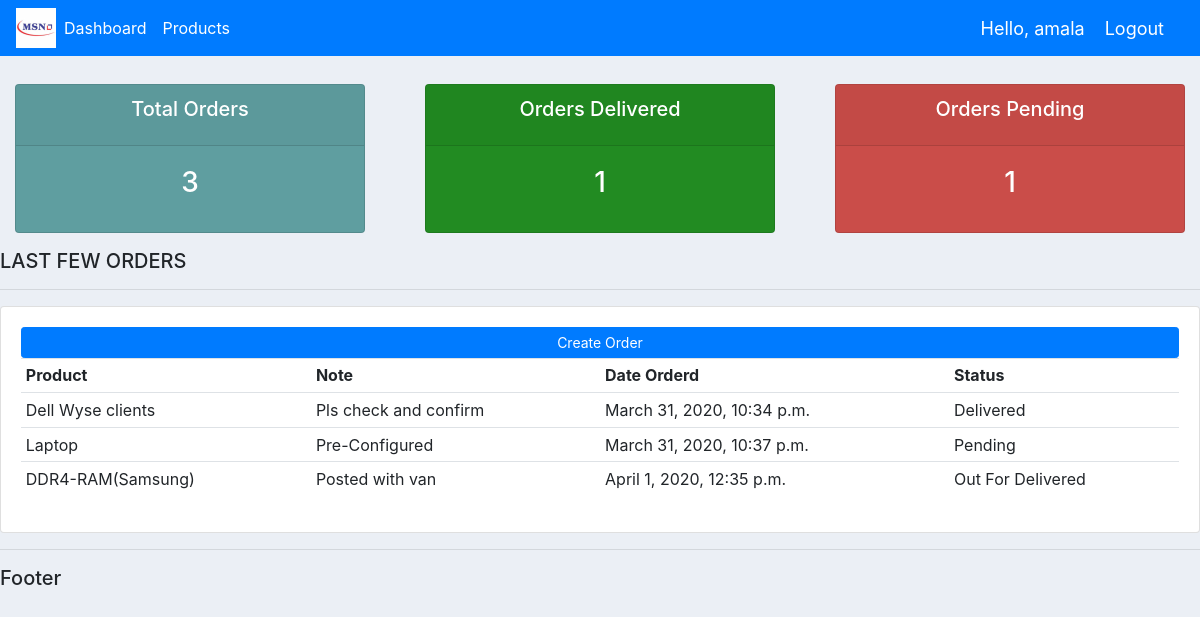
The app's page /user/ (signed in) with its own data.
### inv/models.py (models this page shows, shortened)
class Order(models.Model):
    STATUS = (
            ('Pending','Pending'),
            ('Out For Delivered', 'Out For Delivered'),
            ('Delivered', 'Delivered'),
            )
    customer = models.ForeignKey(Customer, null=True, on_delete=models.SET_NULL)
    product = models.ForeignKey(Product, null=True, on_delete=models.SET_NULL)
    date_created = models.DateTimeField(auto_now_add=True, null=True)
    status = models.CharField(max_length=200, null=True, choices=STATUS)
    note = models.CharField(max_length=1000, null=True)

class Product(models.Model):
    CATEGORY = (
              ('Indoor', 'Indoor' ),
              ('Outdoor', 'Outdoor'),
              )
    name = models.CharField(max_length=200, null=True)
    price = models.FloatField(null=True)
    category = models.CharField(max_length=200, null=True, choices=CATEGORY)
    description = models.CharField(max_length=200, null=True)
    date_created = models.DateTimeField(auto_now_add=True, null=True)
    tags = models.ManyToManyField(Tag)
    def __str__(self):
        return self.name

### inv/decorators.py (the view)
        def wrapper_func(request, *args, **kwargs):
            group = None
            if request.user.groups.exists():
                group = request.user.groups.all()[0].name
            if group in allowed_roles:
                return view_func(request, *args, **kwargs)
            else:
                return HttpResponse('You are not authorized to view this page')

### inv/views.py (called while the page is built)
@login_required(login_url='login')
@allowed_users(allowed_roles=['customer'])
def userPage(request):
    orders = request.user.customer.order_set.all()
    total_orders = orders.count()
    delivered = orders.filter(status='Delivered').count()
    pending = orders.filter(status='Pending').count()
    context = {'orders':orders, 'total_orders':total_orders, 'delivered':delivered,
     'pending':pending}
    return render(request, 'user.html', context)

### inv/templates/user.html (shortened to what this page needs)
{% extends 'main.html' %}
{% block content %}
{% include 'status.html' %}
<div class="row">
  <div class="col-md">
    <h5>LAST FEW ORDERS</h5>
    <hr>
    <div class="card card-body">
      <a class="btn btn-primary  btn-sm btn-block" href="">Create Order</a>
      <table class="table table-sm">
        <tr>
          <th>Product</th>
          <th>Note</th>
          <th>Date Orderd</th>
          <th>Status</th>
        </tr>
        {% for order in orders %}
        <tr>
          <td>{{order.product}}</td>
          <td>{{order.note}}</td>
          <td>{{order.date_created}}</td>
          <td>{{order.status}}</td>
        </tr>
        {% endfor %}
      </table>
    </div>
  </div>
</div>
{% endblock content %}

### inv/templates/main.html (shortened to what this page needs)
{% load static %}
<!DOCTYPE html>
<html>
<head>
    <link rel="stylesheet" href="https://stackpath.bootstrapcdn.com/bootstrap/4.4.1/css/bootstrap.min.css">
  <link rel="stylesheet"  type="text/css" href="{% static '/css/main.css' %}">
  <body>
    {% include 'navbar.html' %}
    {% block content %}
    {% endblock  %}
    <hr>
    <h5>Footer</h5>
  </body>
  </html>

### inv/templates/navbar.html (shortened to what this page needs)
{% load static %}
<nav class="navbar navbar-expand-lg navbar-dark bg-primary mb-1">
  <img src="{% static 'images/msn.png' %}">
  <div class="collapse navbar-collapse" id="navbarNavAltMarkup">
    <div class="navbar-nav">
      <a class="nav-item nav-link active" href="{% url 'home' %}">Dashboard</a>
      <a class="nav-item nav-link active" href="{% url 'products' %}">Products</a>
    </div>
  </div>
  <span class="hello-msg">Hello, {{user.username}}</span>
  <span><a class="hello-msg" href="{% url 'logout' %}">Logout</a></span>
</nav>

### inv/templates/status.html
<br>
<div class="row">
	<div class="col">
		<div class="col-md">
			<div class="card text-center text-white  mb-3" id="total-orders">
			  	<div class="card-header">
			  		<h5 class="card-title">Total Orders</h5>
			  	</div>
			  	<div class="card-body">
			    	<h3 class="card-title">{{total_orders}}</h3>
			  	</div>
			</div>
		</div>
	</div>
	<div class="col">
		<div class="col-md">
			<div class="card text-center text-white  mb-3" id="orders-delivered">
			  	<div class="card-header">
			  		<h5 class="card-title">Orders Delivered</h5>
			  	</div>
			  	<div class="card-body">
			    	<h3 class="card-title">{{delivered}}</h3>
			  	</div>
			</div>
		</div>
	</div>
	<div class="col">
		<div class="col-md">
			<div class="card text-center text-white  mb-3" id="orders-pending">
			  	<div class="card-header">
			  		<h5 class="card-title">Orders Pending</h5>
			  	</div>
			  	<div class="card-body">
			    	<h3 class="card-title">{{pending}}</h3>
			  	</div>
			</div>
		</div>
	</div>
</div>

### inv/static/css/main.css (style rules this page uses)
body { background-color: #ebeff5; }
#total-orders { background-color:#5F9EA0; }
#orders-delivered { background-color: #228B22; }
#orders-pending { background-color: #ca4d49; }

### inv/templates/navbar.html (style rules this page uses)
.hello-msg { font-size: 18px; color: #fff; margin-right: 20px; }

### records on screen
Order: product "Dell Wyse clients", note "Pls check and confirm", date_created "March 31, 2020, 10:34 p.m.", status "Delivered"
Order: product "Laptop", note "Pre-Configured", date_created "March 31, 2020, 10:37 p.m.", status "Pending"
Order: product "DDR4-RAM(Samsung)", note "Posted with van", date_created "April 1, 2020, 12:35 p.m.", status "Out For Delivered"

### other values on screen
{{ user.username }} "amala"
{{ total_orders }} "3"
{{ delivered }} "1"
{{ pending }} "1"
